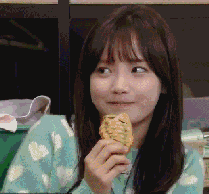
#> input picture test.gif, 209 x 194 px
$ python utils.py
#> lines starting #> are read from the running program, lines starting #| are printed output that depends on the picture
# -*- coding: UTF-8 -*-

import os
from PIL import Image


def analyseImage(path):
    '''
    Pre-process pass over the image to determine the mode (full or additive).
    Necessary as assessing single frames isn't reliable. Need to know the mode
    before processing all frames.
    '''
#> called with path = 'test.gif'
    im = Image.open(path)
#> im is the input picture: PIL image 209x194 P; mean R, G, B 83.1, 76, 69.2
    results = {
        'size': im.size,
        'mode': 'full',
    }
#> results = {'size': (209, 194), 'mode': 'full'}
    try:
        while True:
            if im.tile:
                tile = im.tile[0]
                update_region = tile[1]
                update_region_dimensions = update_region[2:]
                if update_region_dimensions != im.size:
                    results['mode'] = 'partial'
                    break
            im.seek(im.tell() + 1)
#> this loop made 58 passes
#> tile on passes 2 to 13: ('gif', (0, 0, 209, 194), 14567, (6, False, -1)), ('gif', (0, 0, 209, 194), 24749, (7, False, -1)), ('gif', (0, 0, 209, 194), 35471, (7, False, -1)), ('gif', (0, 0, 209, 194), 47413, (7, False, -1)), ('gif', (0, 0, 209, 194), 59156, (7, False, -1)), ('gif', (0, 0, 209, 194), 72612, (7, False, -1)), ('gif', (0, 0, 209, 194), 85127, (7, False, -1)), ('gif', (0, 0, 209, 194), 97466, (7, False, -1)), ('gif', (0, 0, 209, 194), 109623, (7, False, -1)), ('gif', (0, 0, 209, 194), 122801, (7, False, -1)), ('gif', (0, 0, 209, 194), 134801, (7, False, -1)), ('gif', (0, 0, 209, 194), 146647, (7, False, -1))
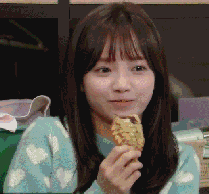
#> im: PIL image 209x194 RGB; mean R, G, B 83.4, 75.7, 68.5
    except EOFError:
        pass
    return results


def processImage(path):
    '''
    Iterate the GIF, extracting each frame.
    '''
    mode = analyseImage(path)['mode']
#> mode = 'full'

    im = Image.open(path)

    i = 0
    p = im.getpalette()
#> p = 384 values, max 220 at index 120, min 0 at index 237, mean 72.72
    last_frame = im.convert('RGBA')
    path_all = []
    try:
        while True:
            # print("saving %s (%s) frame %d, %s %s" % (path, mode, i, im.size, im.tile))

            '''
            If the GIF uses local colour tables, each frame will have its own palette.
            If not, we need to apply the global palette to the new frame.
            '''
            if not im.getpalette():
                im.putpalette(p)

            new_frame = Image.new('RGBA', im.size)

            '''
            Is this file a "partial"-mode GIF where frames update a region of a different size to the entire image?
            If so, we need to construct the new frame by pasting it on top of the preceding frames.
            '''
            if mode == 'partial':
                new_frame.paste(last_frame)

            new_frame.paste(im, (0, 0), im.convert('RGBA'))
            new_frame_path = './test/%s-%d.PNG' % (''.join(os.path.basename(path).split('.')[:-1]), i)
            path_all.append(new_frame_path)
            new_frame.save(new_frame_path, 'PNG')

            i += 1
            last_frame = new_frame
            im.seek(im.tell() + 1)
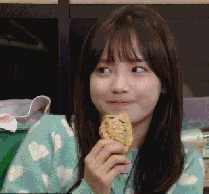
#> im: PIL image 209x194 RGB; mean R, G, B 83.2, 76.3, 69.1
#> after the loop, i = 1; path_all = ['./test/test-0.PNG']
    except EOFError:
        pass
    with open('./test/test.txt', 'w') as f:
        f.write('\n'.join(path_all))
        f.close()

def main():
    processImage('test.gif')


if __name__ == "__main__":
#> (the run stopped early here; a loop or call above may not have finished)
